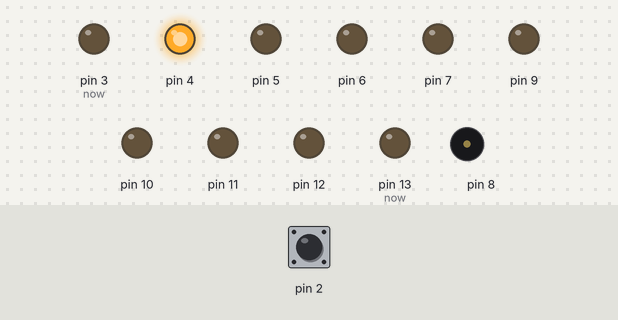
A sketch run on a simulated Arduino Uno, built with avr-gcc and run on an emulated ATmega328P. On the bench: output pins drawn as LEDs (lit = HIGH), buzzer (waves = sounding). The inputs (shaded band) are chosen by the test bench; at power-on: pin 2 HIGH. Pins used as bus, display or sensor lines are not drawn.

Above: at 0.25 s.
At 0.65 s:
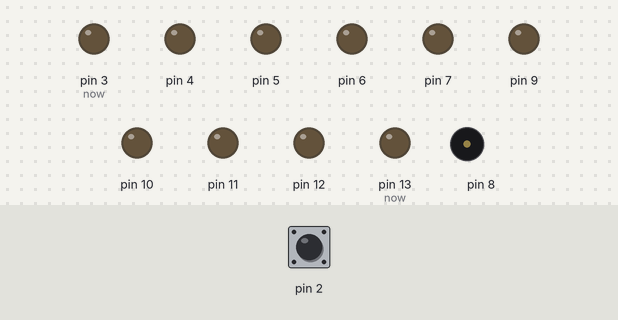
At 0.95 s:
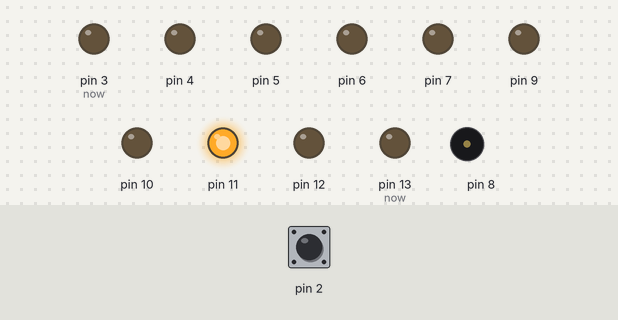
At 1.65 s:
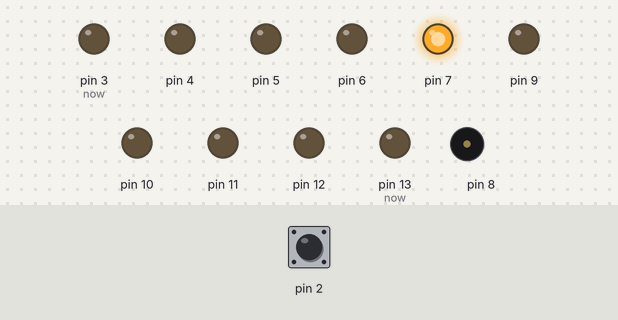
At 2.35 s:
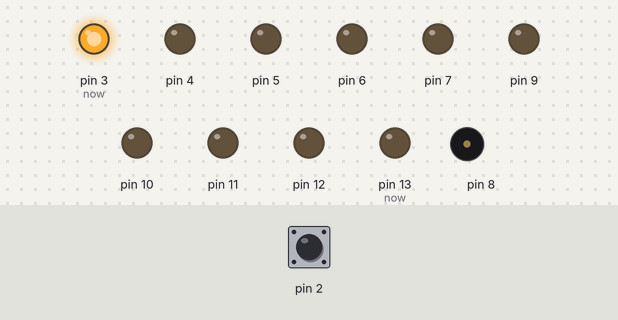
At 3.05 s:
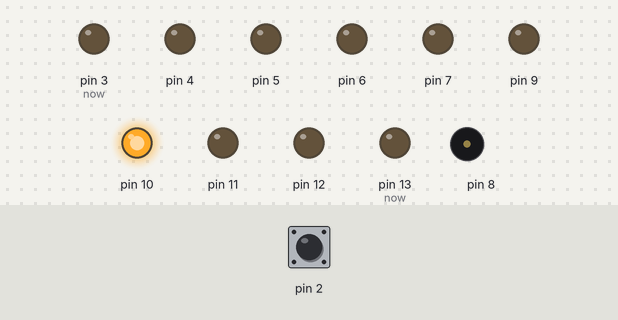
Timing chart, 0 to 3.4 s (numbered marks = the images above):
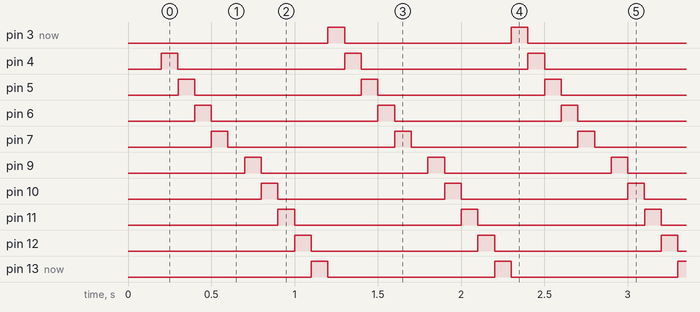

The sketch:

week06_2_arduino_button_change_mode_LED_flow.ino
```cpp
//week06_2_arduino_button_change_mode_LED_flow
int mode = 0; //0:從小到大,1:從大到小
void setup() {
  pinMode(2, INPUT_PULLUP); //預設pin 2是Button
  for (int i=3; i<=13; i++){
    pinMode(i, OUTPUT);
  }
  tone(8,523,100); delay(100); //Do
  tone(8,784,100); delay(100); //Mi
}
int prev = HIGH, now=3; //prev是按鈕(前一瞬間)的狀態, now現在要發亮的LED
void loop() {
  if (prev == HIGH && digitalRead(2) == LOW){
    if (mode==0) mode = 1; //從0變1
    else mode = 0; //1變0
    prev = LOW;
  }
  else if (prev == HIGH && digitalRead(2) == HIGH){
    prev = HIGH;
  }
  if (mode==0){ //0:從小到大
    now++;
    if (now>13) now=3;
    digitalWrite(now,HIGH); //亮
    delay(100);
    digitalWrite(now,LOW); //暗
  }
  else { //1:從大到小
    now--;
    if (now<3) now=13;
    digitalWrite(now,HIGH); //亮
    delay(100);
    digitalWrite(now,LOW); //暗
  }
}
```

Measured:
- by itself, pin 3 (now), pin 4–7, pin 9–12, pin 13 (now): alternates HIGH for 0.10 s and LOW for 1.0 s
